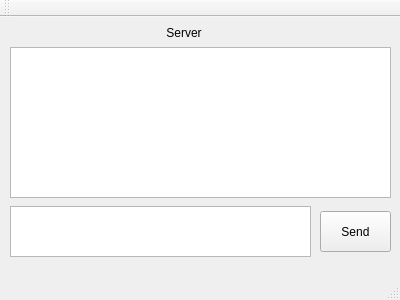
<?xml version="1.0" encoding="UTF-8"?>
<ui version="4.0">
 <class>MainWindow</class>
 <widget class="QMainWindow" name="MainWindow">
  <property name="geometry">
   <rect>
    <x>0</x>
    <y>0</y>
    <width>400</width>
    <height>300</height>
   </rect>
  </property>
  <property name="windowTitle">
   <string>MainWindow</string>
  </property>
  <widget class="QWidget" name="centralWidget">
   <widget class="QLabel" name="name">
    <property name="geometry">
     <rect>
      <x>0</x>
      <y>0</y>
      <width>401</width>
      <height>31</height>
     </rect>
    </property>
    <property name="text">
     <string>                                                  Server</string>
    </property>
   </widget>
   <widget class="QTextBrowser" name="history">
    <property name="geometry">
     <rect>
      <x>10</x>
      <y>30</y>
      <width>381</width>
      <height>151</height>
     </rect>
    </property>
   </widget>
   <widget class="QPushButton" name="send">
    <property name="geometry">
     <rect>
      <x>320</x>
      <y>194</y>
      <width>71</width>
      <height>41</height>
     </rect>
    </property>
    <property name="text">
     <string>Send</string>
    </property>
   </widget>
   <widget class="QTextEdit" name="message">
    <property name="geometry">
     <rect>
      <x>10</x>
      <y>189</y>
      <width>301</width>
      <height>51</height>
     </rect>
    </property>
   </widget>
  </widget>
  <widget class="QMenuBar" name="menuBar">
   <property name="geometry">
    <rect>
     <x>0</x>
     <y>0</y>
     <width>400</width>
     <height>22</height>
    </rect>
   </property>
  </widget>
  <widget class="QToolBar" name="mainToolBar">
   <attribute name="toolBarArea">
    <enum>TopToolBarArea</enum>
   </attribute>
   <attribute name="toolBarBreak">
    <bool>false</bool>
   </attribute>
  </widget>
  <widget class="QStatusBar" name="statusBar"/>
 </widget>
 <layoutdefault spacing="6" margin="11"/>
 <resources/>
 <connections/>
</ui>
